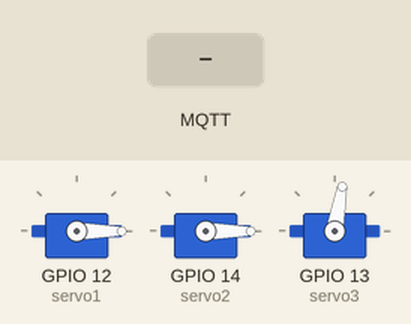
Simulated run of this sketch. Board: ESP32. On the bench: 3 × servo. The test bench sets the inputs (shaded band). WiFi joins after 1.5 s; servers stay silent unless stated; random numbers use the default seed unless the sketch sets one; no MQTT or app messages arrive unless stated; what the sketch prints to the serial monitor is not drawn.

Above: at 3.7 s.
3.8 s: MQTT message "Recyclable" arrives on the first subscribed topic
At 4.5 s:
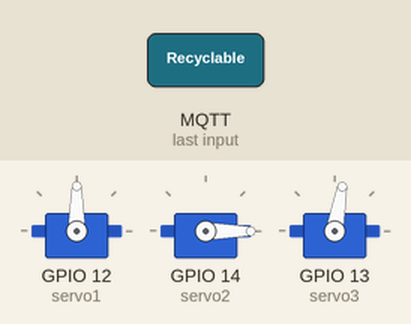
At 5.2 s:
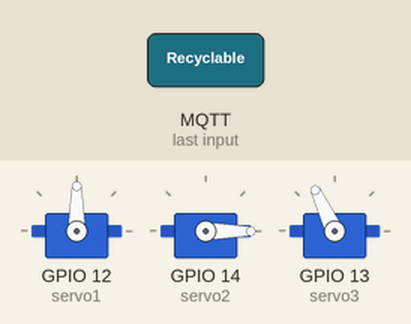
6.8 s: MQTT message "Biodegradable" arrives on the first subscribed topic
At 9.6 s:
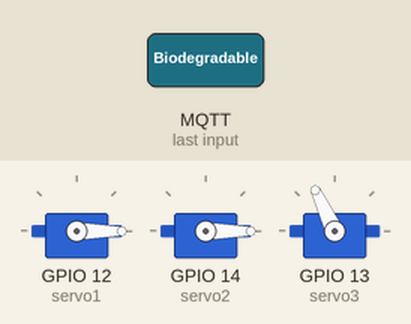
Timing chart, 0 to 13.3 s (numbered marks = the images above; inputs shaded):
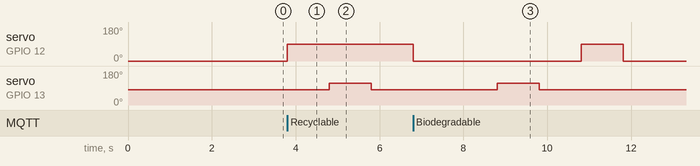

The sketch:

esp32_servo_controller.ino
```cpp
/*
 * AI Smart Kachra Vahan — ESP32 Servo Controller
 * ================================================
 * Receives MQTT messages from the Python YOLO server and
 * drives 3 servo motors to sort waste into 4 compartments.
 *
 * MECHANICAL LAYOUT (top-down view of your cardboard model):
 *
 *       E (recycle)          F (bio)
 *            \              /
 *        B ←←← [servo1] →→→ A        ← TOP DISC
 *                  |
 *              [servo3]               ← SELECTOR (center)
 *                  |
 *        C ←←← [servo2] →→→ D        ← BOTTOM DISC
 *            /              \
 *       G (mix)           H (hazard)
 *
 * SERVO ROLES:
 *   servo1 (pin 12) — rotates top disc:     A ↔ B
 *   servo2 (pin 14) — rotates bottom disc:  C ↔ D
 *   servo3 (pin 13) — selector arm: tilts RIGHT (top) or LEFT (bottom)
 *
 * WASTE → COMPARTMENT MAPPING:
 *   Biodegradable → A → dumps to F
 *   Recyclable    → B → dumps to E
 *   Mixed         → C → dumps to G
 *   Hazardous     → D → dumps to H
 *
 * MQTT: subscribes to "swachh/waste_detection" on broker.emqx.io
 *       Payload is JSON: {"waste_type": "Biodegradable", "timestamp": ...}
 *       Uses indexOf() substring match so it works with any JSON format.
 */

#include <WiFi.h>
#include <PubSubClient.h>
#include <ESP32Servo.h>

// ======================== WIFI ========================
const char* ssid     = "Lawrence2.4";
const char* password = "11223344";

// ======================== MQTT ========================
const char* mqtt_server = "broker.emqx.io";
const int   mqtt_port   = 1883;
const char* topic       = "swachh/waste_detection";

// Unique client ID (add random suffix to avoid collisions)
String clientId = "ESP32_KachraVahan_" + String(random(1000, 9999));

WiFiClient   espClient;
PubSubClient client(espClient);

// ======================== SERVOS ========================
Servo servo1;  // Top disc    (A / B)
Servo servo2;  // Bottom disc (C / D)
Servo servo3;  // Selector arm

// ======================== POSITIONS ========================
// Top disc (servo1)
const int POS_A = 0;    // A under servo3 (default)
const int POS_B = 90;   // B under servo3

// Bottom disc (servo2)
const int POS_C = 0;    // C under servo3 (default)
const int POS_D = 90;   // D under servo3

// Selector arm (servo3)
const int TILT_LEFT   = 25;   // dumps onto bottom disc
const int TILT_CENTER = 80;   // neutral / holding
const int TILT_RIGHT  = 115;  // dumps onto top disc

// Movement delay (ms) — increase if servos are slow
const int MOVE_DELAY = 1000;

// ======================== BUSY FLAG ========================
// Prevents overlapping MQTT messages from interrupting a sequence
volatile bool busy = false;

// ============================================================
// WASTE SORTING FUNCTIONS
// ============================================================

/*
 * BIO → compartment F
 * 1. Ensure A is under servo3 (POS_A)
 * 2. Servo3 tilts RIGHT → waste drops onto A
 * 3. Servo3 returns to CENTER
 * 4. Servo1 rotates to POS_B → A slides waste out to F
 * 5. Servo1 returns to POS_A (ready for next)
 */
void bio() {
  Serial.println("🌿 BIO → F");

  // Step 1: position A under servo3
  servo1.write(POS_A);
  delay(MOVE_DELAY);

  // Step 2: dump onto top disc (A)
  servo3.write(TILT_RIGHT);
  delay(MOVE_DELAY);

  // Step 3: return selector
  servo3.write(TILT_CENTER);
  delay(MOVE_DELAY);

  // Step 4: rotate top disc → A slides to F
  servo1.write(POS_B);
  delay(MOVE_DELAY);

  // Step 5: return to default
  servo1.write(POS_A);
  delay(MOVE_DELAY);

  Serial.println("✅ BIO done");
}

/*
 * RECYCLE → compartment E
 * 1. Rotate servo1 to bring B under servo3 (POS_B)
 * 2. Servo3 tilts RIGHT → waste drops onto B
 * 3. Servo3 returns to CENTER
 * 4. Servo1 rotates to POS_A → B slides waste out to E
 * 5. Stays at POS_A (default already)
 */
void recycle() {
  Serial.println("♻️ RECYCLE → E");

  // Step 1: position B under servo3
  servo1.write(POS_B);
  delay(MOVE_DELAY);

  // Step 2: dump onto top disc (B)
  servo3.write(TILT_RIGHT);
  delay(MOVE_DELAY);

  // Step 3: return selector
  servo3.write(TILT_CENTER);
  delay(MOVE_DELAY);

  // Step 4: rotate top disc → B slides to E
  servo1.write(POS_A);
  delay(MOVE_DELAY);

  // Already at default position
  Serial.println("✅ RECYCLE done");
}

/*
 * MIX → compartment G
 * 1. Ensure C is under servo3 (POS_C)
 * 2. Servo3 tilts LEFT → waste drops onto C
 * 3. Servo3 returns to CENTER
 * 4. Servo2 rotates to POS_D → C slides waste out to G
 * 5. Servo2 returns to POS_C (ready for next)
 */
void mixWaste() {
  Serial.println("🗑️ MIX → G");

  // Step 1: position C under servo3
  servo2.write(POS_C);
  delay(MOVE_DELAY);

  // Step 2: dump onto bottom disc (C)
  servo3.write(TILT_LEFT);
  delay(MOVE_DELAY);

  // Step 3: return selector
  servo3.write(TILT_CENTER);
  delay(MOVE_DELAY);

  // Step 4: rotate bottom disc → C slides to G
  servo2.write(POS_D);
  delay(MOVE_DELAY);

  // Step 5: return to default
  servo2.write(POS_C);
  delay(MOVE_DELAY);

  Serial.println("✅ MIX done");
}

/*
 * HAZARD → compartment H
 * 1. Rotate servo2 to bring D under servo3 (POS_D)
 * 2. Servo3 tilts LEFT → waste drops onto D
 * 3. Servo3 returns to CENTER
 * 4. Servo2 rotates to POS_C → D slides waste out to H
 * 5. Stays at POS_C (default already)
 */
void hazard() {
  Serial.println("⚠️ HAZARD → H");

  // Step 1: position D under servo3
  servo2.write(POS_D);
  delay(MOVE_DELAY);

  // Step 2: dump onto bottom disc (D)
  servo3.write(TILT_LEFT);
  delay(MOVE_DELAY);

  // Step 3: return selector
  servo3.write(TILT_CENTER);
  delay(MOVE_DELAY);

  // Step 4: rotate bottom disc → D slides to H
  servo2.write(POS_C);
  delay(MOVE_DELAY);

  // Already at default position
  Serial.println("✅ HAZARD done");
}

// ============================================================
// MQTT CALLBACK
// ============================================================
void callback(char* topic, byte* payload, unsigned int length) {
  // Guard: if a sorting sequence is running, ignore new messages
  if (busy) {
    Serial.println("⏳ Busy sorting — ignoring message");
    return;
  }

  String msg = "";
  for (unsigned int i = 0; i < length; i++) {
    msg += (char)payload[i];
  }

  Serial.println("\n====== MQTT RECEIVED ======");
  Serial.println(msg);
  Serial.println("===========================");

  busy = true;

  // Match waste type from JSON payload (substring match)
  if (msg.indexOf("Biodegradable") != -1) {
    bio();
  } else if (msg.indexOf("Recyclable") != -1) {
    recycle();
  } else if (msg.indexOf("Mixed") != -1) {
    mixWaste();
  } else if (msg.indexOf("Hazardous") != -1) {
    hazard();
  } else {
    Serial.println("❓ Unknown waste type — no action");
  }

  busy = false;
  Serial.println("🟢 Ready for next detection\n");
}

// ============================================================
// MQTT RECONNECT
// ============================================================
void reconnect() {
  while (!client.connected()) {
    Serial.print("🔌 Connecting MQTT... ");

    if (client.connect(clientId.c_str())) {
      Serial.println("Connected! ✅");
      client.subscribe(topic, 1);  // QoS 1 for reliable delivery
      Serial.print("📡 Subscribed to: ");
      Serial.println(topic);
    } else {
      Serial.print("Failed (rc=");
      Serial.print(client.state());
      Serial.println(") retrying in 3s...");
      delay(3000);
    }
  }
}

// ============================================================
// SETUP
// ============================================================
void setup() {
  Serial.begin(115200);
  delay(1000);

  Serial.println("\n========================================");
  Serial.println("  AI Smart Kachra Vahan — Servo Module  ");
  Serial.println("========================================\n");

  // Attach servos
  servo1.attach(12);
  servo2.attach(14);
  servo3.attach(13);

  // Set all to default positions
  servo1.write(POS_A);
  servo2.write(POS_C);
  servo3.write(TILT_CENTER);
  Serial.println("🔧 Servos initialized (A, C, CENTER)");

  // Connect WiFi
  Serial.print("📶 Connecting to WiFi: ");
  Serial.println(ssid);
  WiFi.begin(ssid, password);

  int wifiAttempts = 0;
  while (WiFi.status() != WL_CONNECTED) {
    delay(500);
    Serial.print(".");
    wifiAttempts++;
    if (wifiAttempts > 40) {
      Serial.println("\n❌ WiFi failed after 20s — restarting...");
      ESP.restart();
    }
  }

  WiFi.setSleep(false);  // Keep WiFi active for MQTT
  Serial.println();
  Serial.print("✅ WiFi connected! IP: ");
  Serial.println(WiFi.localIP());

  // Setup MQTT
  client.setServer(mqtt_server, mqtt_port);
  client.setCallback(callback);
  client.setBufferSize(512);  // Handle larger JSON payloads

  reconnect();

  Serial.println("\n🟢 System ready — waiting for waste detection...\n");
}

// ============================================================
// LOOP
// ============================================================
void loop() {
  if (!client.connected()) {
    reconnect();
  }
  client.loop();
}
```

Measured:
- after the input at 3.8 s, servo on GPIO 12 (servo1): 0° → 90° at once; servo on GPIO 13 (servo3): 80° → 115° after 1.0 s, → 80° 1.0 s later
- after the input at 6.8 s, servo on GPIO 13 (servo3): 80° → 115° after 2.0 s, → 80° 1.0 s later
